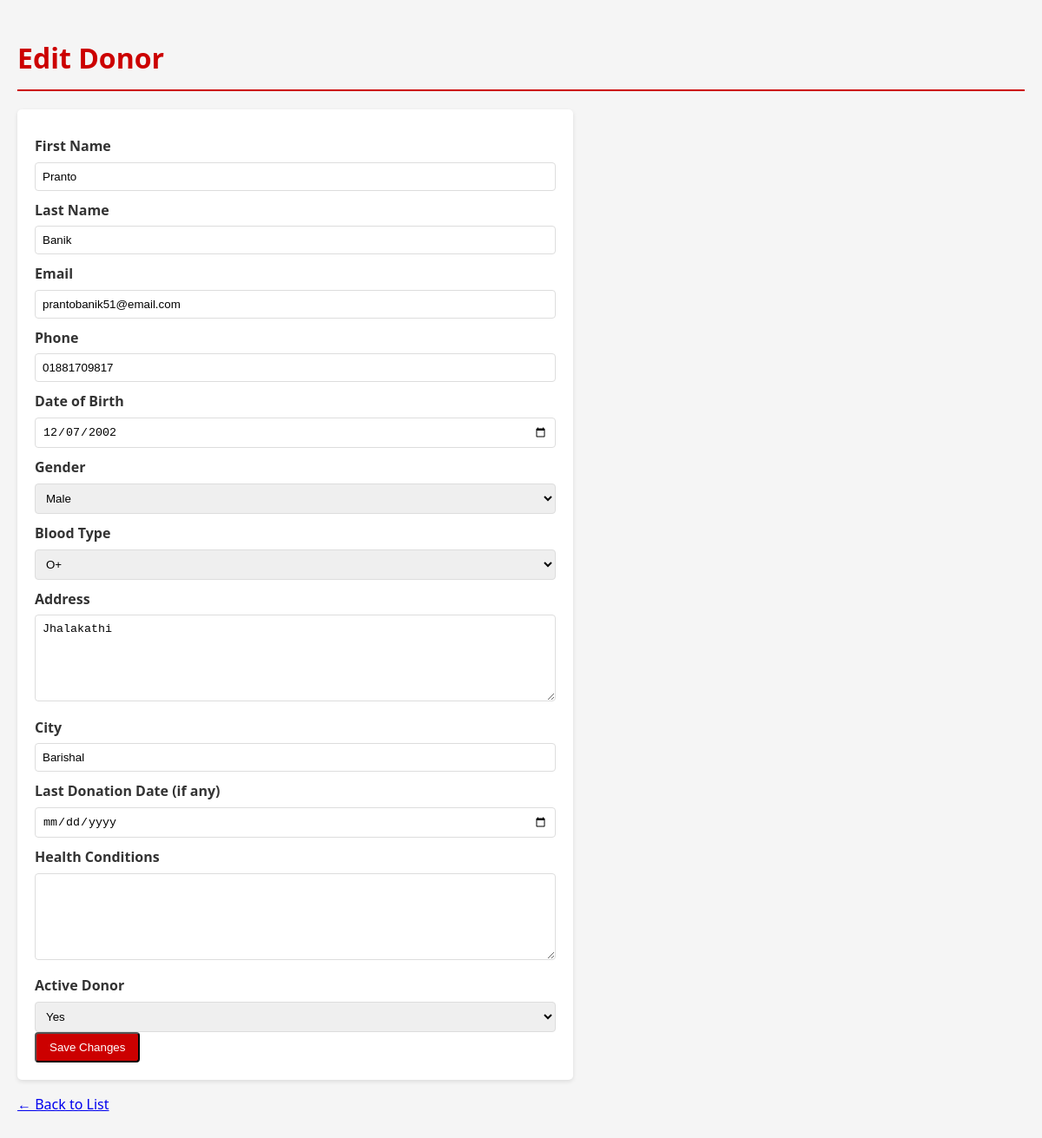
Screenshot of /edit_donor.php?id=1 with the database file from the repository.
### tables this page shows
CREATE TABLE donors (
    donor_id INT AUTO_INCREMENT PRIMARY KEY,
    first_name VARCHAR(100) NOT NULL,
    last_name VARCHAR(100) NOT NULL,
    email VARCHAR(100) UNIQUE,
    phone VARCHAR(20) NOT NULL,
    date_of_birth DATE NOT NULL,
    gender ENUM('Male', 'Female', 'Other') NOT NULL,
    blood_type ENUM('A+', 'A-', 'B+', 'B-', 'AB+', 'AB-', 'O+', 'O-') NOT NULL,
    address TEXT,
    city VARCHAR(100),
    last_donation_date DATE,
    health_conditions TEXT,
    is_active BOOLEAN DEFAULT TRUE,
    created_at TIMESTAMP DEFAULT CURRENT_TIMESTAMP
);

### edit_donor.php (the view, shortened to what this page needs)
<?php
include 'db_connect.php';
$id = isset($_GET['id']) ? intval($_GET['id']) : 0;
$result = $conn->query("SELECT * FROM donors WHERE donor_id = $id LIMIT 1");
$donor = $result->fetch_assoc();
?>
<!DOCTYPE html>
<html>
<head>
    <link rel="stylesheet" href="css/style.css">
</head>
<body>
    <h1>Edit Donor</h1>
    <form action="update_donor.php" method="POST" class="form">
        <label>First Name</label>
        <input type="text" name="first_name" value="<?= $donor['first_name'] ?>" required>
        <label>Last Name</label>
        <input type="text" name="last_name" value="<?= $donor['last_name'] ?>" required>
        <label>Email</label>
        <input type="email" name="email" value="<?= $donor['email'] ?>">
        <label>Phone</label>
        <input type="text" name="phone" value="<?= $donor['phone'] ?>" required>
        <label>Date of Birth</label>
        <input type="date" name="dob" value="<?= $donor['date_of_birth'] ?>" required>
        <label>Gender</label>
        <select name="gender" required>
            <option value="Male" <?= $donor['gender'] == 'Male' ? 'selected' : '' ?>>Male</option>
        </select>
        <label>Blood Type</label>
        <select name="blood_type" required>
            <option value="O+" <?= $donor['blood_type'] == 'O+' ? 'selected' : '' ?>>O+</option>
        </select>
        <label>Address</label>
        <textarea name="address"><?= $donor['address'] ?></textarea>
        <label>City</label>
        <input type="text" name="city" value="<?= $donor['city'] ?>">
        <label>Last Donation Date (if any)</label>
        <input type="date" name="last_donation_date" value="<?= $donor['last_donation_date'] ?>">
        <label>Health Conditions</label>
        <textarea name="health_conditions"><?= $donor['health_conditions'] ?></textarea>
        <label>Active Donor</label>
        <select name="is_active">
            <option value="1" <?= $donor['is_active'] ? 'selected' : '' ?>>Yes</option>
        </select>
        <button type="submit" class="btn">Save Changes</button>
    </form>
    <p><a href="index.php">← Back to List</a></p>
</body>
</html>

### css/style.css (style rules this page uses)
body { font-family: 'Segoe UI', Tahoma, Geneva, Verdana, sans-serif; line-height: 1.6; margin: 0; padding: 20px; background-color: #f5f5f5; color: #333; }
h1 { color: #c00; border-bottom: 2px solid #c00; padding-bottom: 10px; }
.btn { display: inline-block; padding: 8px 15px; background: #c00; color: white; text-decoration: none; border-radius: 4px; margin-right: 10px; transition: background 0.3s; }
.form { max-width: 600px; background: white; padding: 20px; border-radius: 5px; box-shadow: 0 2px 5px rgba(0,0,0,0.1); }
.form label { display: block; margin: 10px 0 5px; font-weight: bold; }
.form input[type="text"], .form input[type="email"], .form input[type="date"], .form input[type="number"], .form select, .form textarea { width: 100%; padding: 8px; border: 1px solid #ddd; border-radius: 4px; box-sizing: border-box; }
.form textarea { height: 100px; resize: vertical; }

### rows the page displays
donors: first_name "Pranto", last_name "Banik", email "prantobanik51@email.com", phone "01881709817", dob "12/07/2002", gender "Male", blood_type "O+", address "Jhalakathi", city "Barishal", is_active "Yes"
